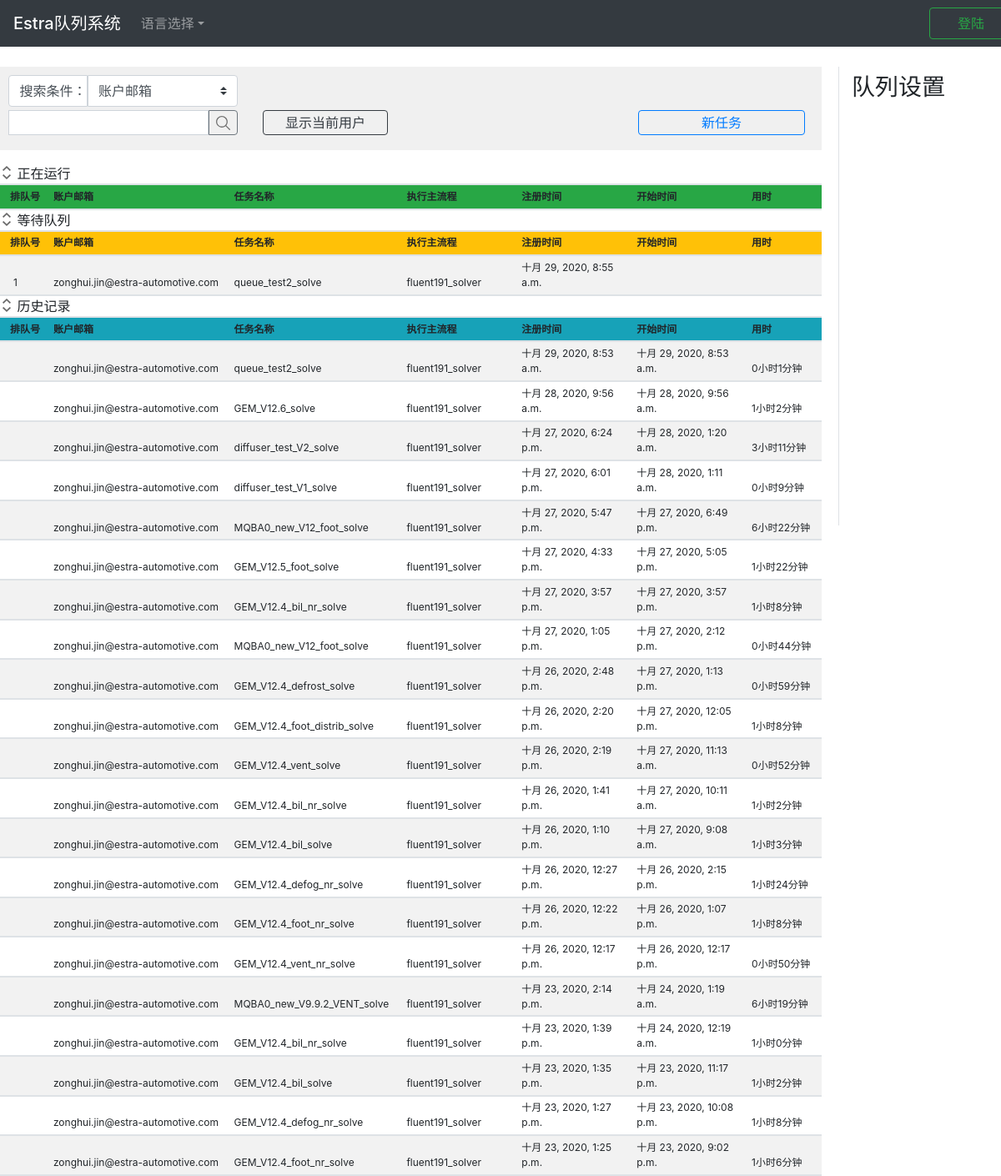
The app's page /, older data.
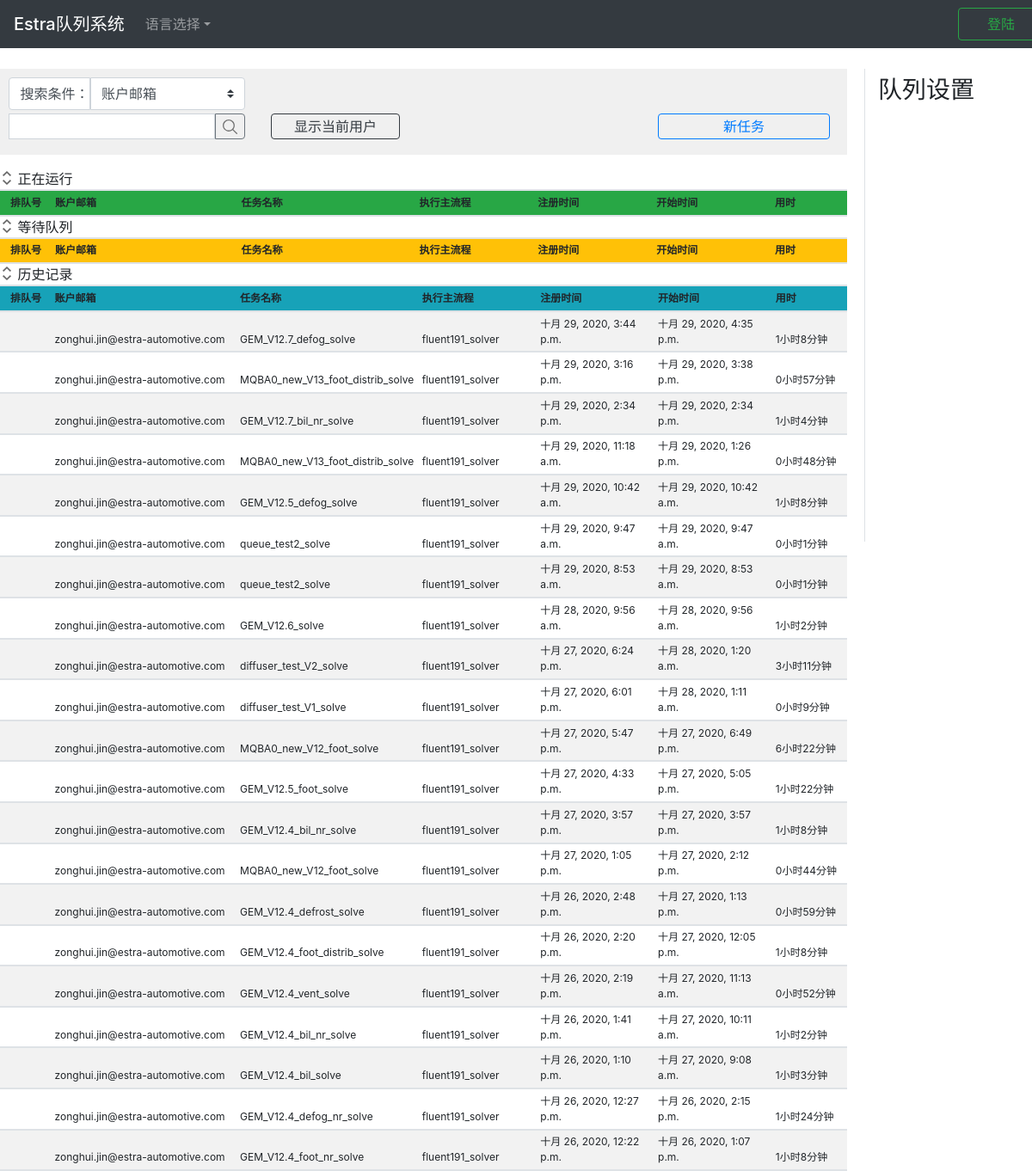
The same page, newer data.
### app_queue/models.py (models this page shows, shortened)
class WaitList(models.Model):
    objects = models.Manager()                  # for reminder purpose
    id = models.AutoField('ID', primary_key=True)
    order_id = models.IntegerField('队列ID', unique=False)
    account_email = models.EmailField('账户邮箱', )
    sender_address = models.CharField('请求者地址', max_length=64)
    exec_app = models.CharField('执行主流程', max_length=128)
    mission_name = models.CharField('任务名称', max_length=64)
    mission_data = models.TextField('任务详情', )
    register_time = models.DateTimeField('注册时间', auto_now_add=True)
    start_time = models.CharField('开始时间', blank=True, default='', max_length=64)
    used_time = models.CharField('用时', max_length=64, blank=True, default='')
    def short_mission_data(self):
        """
        if the mission data is too long, it will only show 30 bytes.
        :return:
        """
        if len(str(self.mission_data)) > 30:
            return '{}...'.format(str(self.mission_data)[0:29])
        else:
            return str(self.mission_data)
    short_mission_data.allow_tags = True
    short_mission_data.short_description = '任务详情'
    class Meta:
        ordering = ["order_id"]
        verbose_name = "等待队列"
        verbose_name_plural = "等待队列"

class HistoryList(models.Model):
    objects = models.Manager()
    id = models.AutoField('ID', primary_key=True)
    order_id = models.CharField('队列ID', blank=True, default='', max_length=16)
    account_email = models.EmailField('账户邮箱', )
    sender_address = models.CharField('请求者地址', max_length=64)
    exec_app = models.CharField('执行主流程', max_length=128)
    mission_name = models.CharField('任务名称', max_length=64)
    mission_data = models.TextField('任务详情', )
    register_time = models.DateTimeField('注册时间')
    start_time = models.DateTimeField('开始时间')
    used_time = models.CharField('用时', max_length=64)
    def short_mission_data(self):
        if len(str(self.mission_data)) > 30:
            return '{}...'.format(str(self.mission_data)[0:29])
        else:
            return str(self.mission_data)
    short_mission_data.allow_tags = True
    short_mission_data.short_description = '任务详情'
    class Meta:
        ordering = ["-id"]
        verbose_name = "历史记录队列"
        verbose_name_plural = "历史记录队列"

### app_queue/views.py (the view)
# urls.py: path(r'', views.index),
def index(request):
    user_name = request.session.get('user_name')
    user_name_short = ''
    user_auth = request.session.get('authorization')
    is_login = False
    if user_name:
        print('user %s already logged in' % user_name)
        is_login = True
        user_name_short = user_name.split('.')[0]
    main_apps = os.listdir('server_app')
    extend_apps_dict = {}
    for i, app in enumerate(main_apps):
        extend_apps_list = []
        file_list = os.listdir('server_app/%s' % app)
        for file in file_list:
            if file.startswith('extend_'):
                app_name = file.replace('extend_', '')
                extend_apps_list.append(app_name)
        extend_apps_dict[app] = extend_apps_list
    parameters = {
        'error_info': '',
        'user_name_short': user_name_short,
        'user_name': user_name,
        'user_auth': user_auth,
        'is_login': is_login,
        'queue_pause': queue_pause[0],
        'main_apps': main_apps,
        'extend_apps_dict': extend_apps_dict,
    }
    for list_name, obj in list_obj.items():
        missions = obj.all()
        mission_number = missions.count()
        if mission_number > 20:
            missions = missions[:21]
        parameters[list_name] = missions
    return render(request, 'index.html', parameters)

### app_queue/templates/index.html (shortened to what the changed rows need)
{% extends 'base.html' %}
{% load static %}
{% block css %}
<link href="{% static 'css/index2.css' %}" rel="stylesheet"/>{% endblock %}
{% block content %}
<div class="block_content_left ">
    <div class="block_table table-hover table-striped table-sm mt-3" id="area_3tables">
        <div id="collapse_table1" class="collapse show">
            <table class="" id="table_running">
                <thead class="bg-success">
                <tr>
                    <th class="item1">排队号</th>
                    <th class="item2">账户邮箱</th>
                    <th class="item3">任务名称</th>
                    <th class="item4">执行主流程</th>
                    <th class="item5">注册时间</th>
                    <th class="item6">开始时间</th>
                    <th class="item7">用时</th>
                </tr>
                </thead>
            </table>
        </div>
        <div id="collapse_table2" class="collapse show">
            <table class="" id="table_waiting">
                <thead class="bg-warning">
                <tr>
                    <th class="item1">排队号</th>
                    <th class="item2">账户邮箱</th>
                    <th class="item3">任务名称</th>
                    <th class="item4">执行主流程</th>
                    <th class="item5">注册时间</th>
                    <th class="item6">开始时间</th>
                    <th class="item7">用时</th>
                </tr>
                </thead>
                <tbody>
                {% for mission in waiting_list %}
                    <tr>
                        <td class="item1_td">{{mission.order_id}}</td>
                        <td>{{mission.account_email}}</td>
                        <td>{{mission.mission_name}}</td>
                        <td>{{mission.exec_app}}</td>
                        <td>{{mission.register_time}}</td>
                        <td>{{mission.start_time}}</td>
                        <td class="{{mission.account_email}}">
                        </td>
                    </tr>
                {% endfor %}
                </tbody>
            </table>
        </div>
        <div id="collapse_table3" class="collapse show">
            <table class="" id="table_history">
                <thead class="bg-info">
                <tr>
                    <th class="item1">排队号</th>
                    <th class="item2">账户邮箱</th>
                    <th class="item3">任务名称</th>
                    <th class="item4">执行主流程</th>
                    <th class="item5">注册时间</th>
                    <th class="item6">开始时间</th>
                    <th class="item7">用时</th>
                </tr>
                </thead>
                <tbody>
                {% for mission in history_list %}
                <tr>
                    <td></td>
                    <td>{{mission.account_email}}</td>
                    <td>{{mission.mission_name}}</td>
                    <td>{{mission.exec_app}}</td>
                    <td>{{mission.register_time}}</td>
                    <td>{{mission.start_time}}</td>
                    <td>{{mission.used_time}}</td>
                </tr>
                {% endfor %}
                </tbody>
            </table>
        </div>
    </div>
</div>
{% endblock content %}

Row changes from the older to the newer data that the page shows:
removed WaitList: order_id "1", account_email "zonghui.jin@estra-automotive.com", mission_name "queue_test2_solve", exec_app "fluent191_solver", register_time "十月 29, 2020, 8:55 a.m."
no longer on this page (row unchanged): HistoryList: account_email "zonghui.jin@estra-automotive.com", mission_name "GEM_V12.4_vent_nr_solve", exec_app "fluent191_solver", register_time "十月 26, 2020, 12:17 p.m.", start_time "十月 26, 2020, 12:17 p.m.", used_time "0小时50分钟"
no longer on this page (row unchanged): HistoryList: account_email "zonghui.jin@estra-automotive.com", mission_name "MQBA0_new_V9.9.2_VENT_solve", exec_app "fluent191_solver", register_time "十月 23, 2020, 2:14 p.m.", start_time "十月 24, 2020, 1:19 a.m.", used_time "6小时19分钟"
no longer on this page (row unchanged): HistoryList: account_email "zonghui.jin@estra-automotive.com", mission_name "GEM_V12.4_bil_nr_solve", exec_app "fluent191_solver", register_time "十月 23, 2020, 1:39 p.m.", start_time "十月 24, 2020, 12:19 a.m.", used_time "1小时0分钟"
no longer on this page (row unchanged): HistoryList: account_email "zonghui.jin@estra-automotive.com", mission_name "GEM_V12.4_bil_solve", exec_app "fluent191_solver", register_time "十月 23, 2020, 1:35 p.m.", start_time "十月 23, 2020, 11:17 p.m.", used_time "1小时2分钟"
no longer on this page (row unchanged): HistoryList: account_email "zonghui.jin@estra-automotive.com", mission_name "GEM_V12.4_defog_nr_solve", exec_app "fluent191_solver", register_time "十月 23, 2020, 1:27 p.m.", start_time "十月 23, 2020, 10:08 p.m.", used_time "1小时8分钟"
no longer on this page (row unchanged): HistoryList: account_email "zonghui.jin@estra-automotive.com", mission_name "GEM_V12.4_foot_nr_solve", exec_app "fluent191_solver", register_time "十月 23, 2020, 1:25 p.m.", start_time "十月 23, 2020, 9:02 p.m.", used_time "1小时6分钟"
added HistoryList: account_email "zonghui.jin@estra-automotive.com", mission_name "GEM_V12.7_defog_solve", exec_app "fluent191_solver", register_time "十月 29, 2020, 3:44 p.m.", start_time "十月 29, 2020, 4:35 p.m.", used_time "1小时8分钟"
added HistoryList: account_email "zonghui.jin@estra-automotive.com", mission_name "MQBA0_new_V13_foot_distrib_solve", exec_app "fluent191_solver", register_time "十月 29, 2020, 3:16 p.m.", start_time "十月 29, 2020, 3:38 p.m.", used_time "0小时57分钟"
added HistoryList: account_email "zonghui.jin@estra-automotive.com", mission_name "GEM_V12.7_bil_nr_solve", exec_app "fluent191_solver", register_time "十月 29, 2020, 2:34 p.m.", start_time "十月 29, 2020, 2:34 p.m.", used_time "1小时4分钟"
added HistoryList: account_email "zonghui.jin@estra-automotive.com", mission_name "MQBA0_new_V13_foot_distrib_solve", exec_app "fluent191_solver", register_time "十月 29, 2020, 11:18 a.m.", start_time "十月 29, 2020, 1:26 p.m.", used_time "0小时48分钟"
added HistoryList: account_email "zonghui.jin@estra-automotive.com", mission_name "GEM_V12.5_defog_solve", exec_app "fluent191_solver", register_time "十月 29, 2020, 10:42 a.m.", start_time "十月 29, 2020, 10:42 a.m.", used_time "1小时8分钟"
added HistoryList: account_email "zonghui.jin@estra-automotive.com", mission_name "queue_test2_solve", exec_app "fluent191_solver", register_time "十月 29, 2020, 9:47 a.m.", start_time "十月 29, 2020, 9:47 a.m.", used_time "0小时1分钟"
